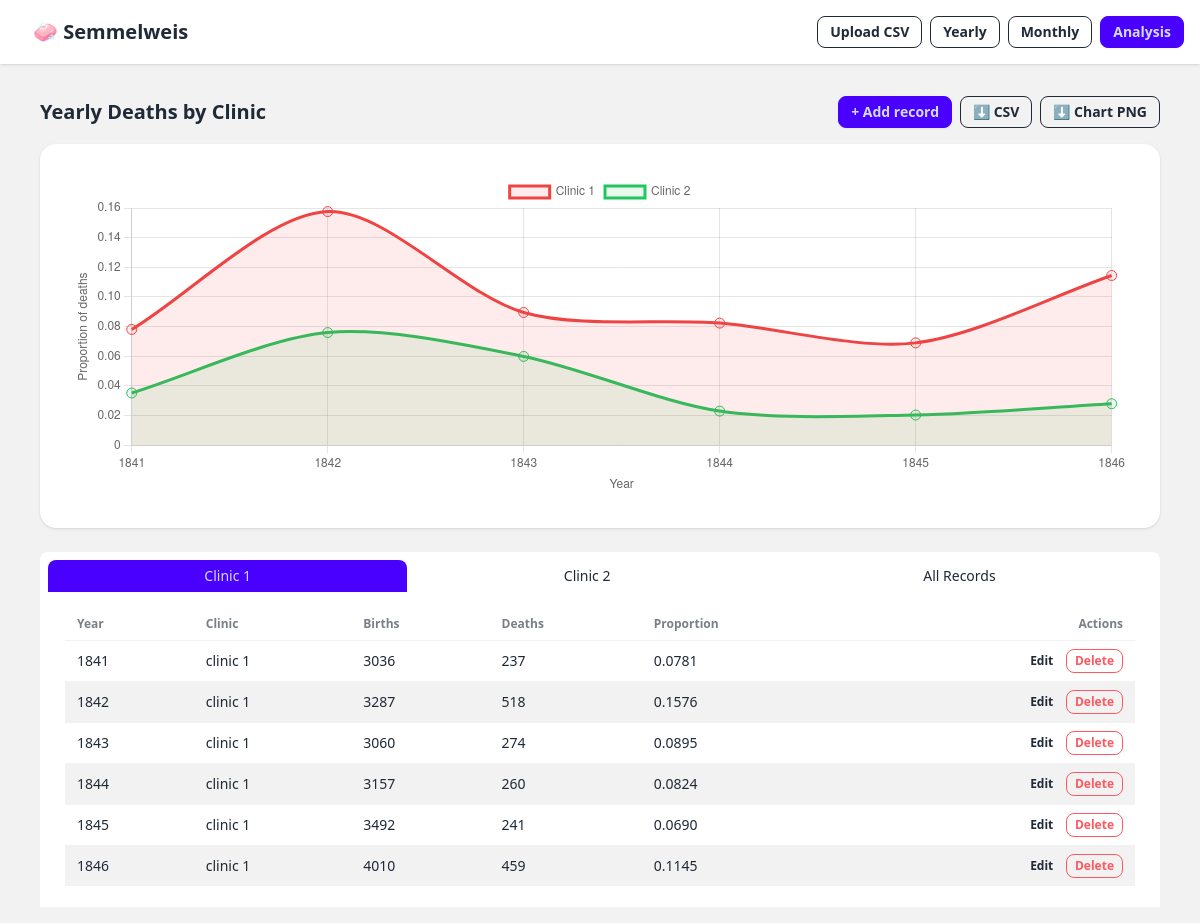
The page /yearly/ on the database its author committed.
### analysis/models.py (models this page shows, shortened)
class YearlyRecord(models.Model):
    year   = models.IntegerField()
    births = models.IntegerField()
    deaths = models.IntegerField()
    clinic = models.CharField(max_length=20)
    class Meta:
        ordering = ["clinic", "year"]
    @property
    def proportion_deaths(self):
        return round(self.deaths / self.births, 6) if self.births else 0

### analysis/views.py (the view)
# urls.py: path("yearly/",                  views.YearlyListView.as_view(),   name="yearly-list"),
class YearlyListView(ListView):
    model               = YearlyRecord
    template_name       = "analysis/yearly_list.html"
    context_object_name = "records"   # name used in the template for the queryset
    def get_context_data(self, **kwargs):
        ctx = super().get_context_data(**kwargs)
        ctx["clinic1"]    = YearlyRecord.objects.filter(clinic="clinic 1")
        ctx["clinic2"]    = YearlyRecord.objects.filter(clinic="clinic 2")
        ctx["chart_data"] = services.yearly_chart_data()
        return ctx

### analysis/services.py (called while the page is built)
def yearly_to_dataframe():
    qs = YearlyRecord.objects.values("year", "births", "deaths", "clinic")
    df = pd.DataFrame(list(qs))
    if not df.empty:
        df["proportion_deaths"] = (df["deaths"] / df["births"]).round(6)
    return df

def yearly_chart_data():
    df = yearly_to_dataframe()
    if df.empty:
        return json.dumps({"empty": True})
    c1 = df[df["clinic"] == "clinic 1"].sort_values("year")
    c2 = df[df["clinic"] == "clinic 2"].sort_values("year")
    return json.dumps({
        "labels":  c1["year"].tolist(),
        "clinic1": c1["proportion_deaths"].tolist(),
        "clinic2": c2["proportion_deaths"].tolist(),
    })

### templates/analysis/yearly_list.html (shortened to what this page needs)
{% extends "base.html" %}
{% block content %}
<div class="flex justify-between items-center my-4">
  <h1 class="text-xl font-bold">Yearly Deaths by Clinic</h1>
  <div class="flex gap-2">
    <a href="{% url 'analysis:yearly-create' %}"  class="btn btn-sm btn-primary">+ Add record</a>
    <a href="{% url 'analysis:dl-yearly-csv' %}"  class="btn btn-sm btn-outline">⬇ CSV</a>
    <a href="{% url 'analysis:dl-clinic-chart' %}"class="btn btn-sm btn-outline">⬇ Chart PNG</a>
  </div>
</div>
<div class="card bg-base-100 shadow mb-6">
  <div class="card-body">
    {% if records %}
      <div class="h-80"><canvas id="clinicChart"></canvas></div>
    {% else %}
      <p class="text-sm text-gray-500">No records yet.</p>
    {% endif %}
  </div>
</div>
<div role="tablist" class="tabs tabs-boxed mb-0 bg-base-100 rounded-b-none px-2 pt-2">
  <input type="radio" name="ytabs" role="tab" class="tab"
         aria-label="Clinic 1" checked="checked" />
  <div role="tabpanel" class="tab-content col-span-3 bg-base-100 rounded-b-box rounded-tr-box p-4">
    {% include "analysis/_yearly_table.html" with rows=clinic1 %}
  </div>
  <input type="radio" name="ytabs" role="tab" class="tab" aria-label="Clinic 2" />
  <input type="radio" name="ytabs" role="tab" class="tab" aria-label="All Records" />
</div>
<script>
  document.addEventListener("DOMContentLoaded", function () {
    const cd = {{ chart_data|safe }};
    if (cd && !cd.empty) renderClinicChart("clinicChart", cd);
  });
</script>
{% endblock %}

### templates/base.html (shortened to what this page needs)
<!DOCTYPE html>
<html lang="en" data-theme="light">
<head>
  <link href="https://cdn.jsdelivr.net/npm/daisyui@4/dist/full.min.css" rel="stylesheet" />
  <script src="https://cdn.tailwindcss.com"></script>
  {% load static %}
</head>
<body class="min-h-screen bg-base-200">
  <nav class="navbar bg-base-100 shadow px-4 gap-2">
    <div class="flex-1">
      <a href="{% url 'analysis:dashboard' %}" class="btn btn-ghost text-xl font-bold">
        🧼 Semmelweis
      </a>
    </div>
    <div class="flex-none flex gap-2">
      <a href="{% url 'analysis:upload' %}"       class="btn btn-sm btn-outline">Upload CSV</a>
      <a href="{% url 'analysis:yearly-list' %}"  class="btn btn-sm btn-outline">Yearly</a>
      <a href="{% url 'analysis:monthly-list' %}" class="btn btn-sm btn-outline">Monthly</a>
      <a href="{% url 'analysis:analysis' %}"     class="btn btn-sm btn-primary">Analysis</a>
    </div>
  </nav>
  <main class="container mx-auto p-4 max-w-6xl">
    {% block content %}{% endblock %}
  </main>
</body>
</html>

### templates/analysis/_yearly_table.html
{% if rows %}
<div class="overflow-x-auto">
  <table class="table table-zebra table-sm w-full">
    <thead>
      <tr>
        <th>Year</th>
        <th>Clinic</th>
        <th>Births</th>
        <th>Deaths</th>
        <th>Proportion</th>
        <th class="text-right">Actions</th>
      </tr>
    </thead>
    <tbody>
      {% for r in rows %}
      <tr>
        <td>{{ r.year }}</td>
        <td>{{ r.clinic }}</td>
        <td>{{ r.births }}</td>
        <td>{{ r.deaths }}</td>
        <td>{{ r.proportion_deaths|floatformat:4 }}</td>
        <td class="text-right">
          <a href="{% url 'analysis:yearly-update' r.pk %}"
             class="btn btn-xs btn-ghost">Edit</a>
          <a href="{% url 'analysis:yearly-delete' r.pk %}"
             class="btn btn-xs btn-error btn-outline">Delete</a>
        </td>
      </tr>
      {% endfor %}
    </tbody>
  </table>
</div>
{% else %}
  <p class="text-sm text-gray-500 py-4">No records for this clinic.</p>
{% endif %}

### rows shown on the page
YearlyRecord: year "1841", clinic "clinic 1", births "3036", deaths "237", proportion_deaths "0.0781"
YearlyRecord: year "1842", clinic "clinic 1", births "3287", deaths "518", proportion_deaths "0.1576"
YearlyRecord: year "1843", clinic "clinic 1", births "3060", deaths "274", proportion_deaths "0.0895"
YearlyRecord: year "1844", clinic "clinic 1", births "3157", deaths "260", proportion_deaths "0.0824"
YearlyRecord: year "1845", clinic "clinic 1", births "3492", deaths "241", proportion_deaths "0.0690"
YearlyRecord: year "1846", clinic "clinic 1", births "4010", deaths "459", proportion_deaths "0.1145"
